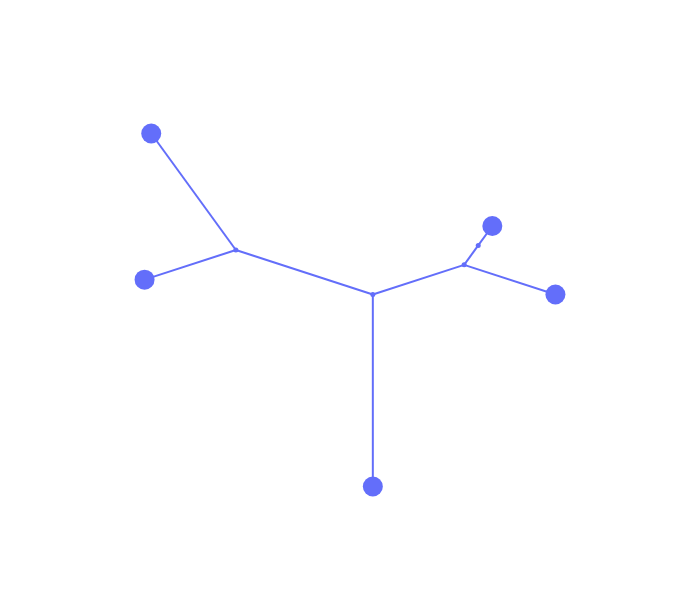

Notebook code for this chart:
### Code cell
anjl.plot(Z=Z2h, line_width=2, marker_size=20, internal_marker_size=5)

### Figure 1 — Plotly figure (JSON) as saved in the notebook; plotly's stock layout.template omitted (floating-point values rounded to 4 significant figures)
{"data": [{"hovertemplate": "x=%{x}<br>y=%{y}<extra></extra>", "legendgroup": "", "line": {"color": "#636efa", "dash": "solid", "width": 2}, "marker": {"symbol": "circle"}, "mode": "lines", "name": "", "orientation": "v", "showlegend": false, "type": "scatter", "x": [0, 0.2939, null, 0, -0.2939, null, -0.2939, 1.608, null, -0.2939, -2.196, null, -2.196, -2.196, null, -2.196, -5.049, null, -5.049, -6.951, null, -5.049, -6.813, null], "xaxis": "x", "y": [0, 0.4045, null, 0, -0.4045, null, -0.4045, -1.023, null, -0.4045, -1.023, null, -1.023, -5.023, null, -1.023, -0.09549, null, -0.09549, -0.7135, null, -0.09549, 2.332, null], "yaxis": "y"}, {"hovertemplate": "<b>%{hovertext}</b><br><br>x=%{x}<br>y=%{y}<extra></extra>", "hovertext": [1, 0, 2, 3, 4], "legendgroup": "", "marker": {"color": "#636efa", "size": 20, "symbol": "circle"}, "mode": "markers", "name": "", "orientation": "v", "showlegend": false, "type": "scatter", "x": [-6.813, -6.951, -2.196, 1.608, 0.2939], "xaxis": "x", "y": [2.332, -0.7135, -5.023, -1.023, 0.4045], "yaxis": "y"}, {"hovertemplate": "<b>%{hovertext}</b><br><br>x=%{x}<br>y=%{y}<extra></extra>", "hovertext": [8, 7, 6, 5], "legendgroup": "", "marker": {"color": "#636efa", "size": 5, "symbol": "circle"}, "mode": "markers", "name": "", "orientation": "v", "showlegend": false, "type": "scatter", "x": [0, -0.2939, -2.196, -5.049], "xaxis": "x", "y": [0, -0.4045, -1.023, -0.09549], "yaxis": "y"}], "layout": {"height": 600, "legend": {"itemsizing": "constant", "tracegroupgap": 0}, "width": 700, "xaxis": {"autorange": true, "domain": [0, 1], "mirror": false, "range": [-8.296, 2.953], "showgrid": false, "showline": false, "showticklabels": false, "ticks": "", "title": {}, "type": "linear"}, "yaxis": {"autorange": true, "domain": [0, 1], "mirror": false, "range": [-5.72, 3.029], "scaleanchor": "x", "scaleratio": 1, "showgrid": false, "showline": false, "showticklabels": false, "ticks": "", "title": {}, "type": "linear"}}}
